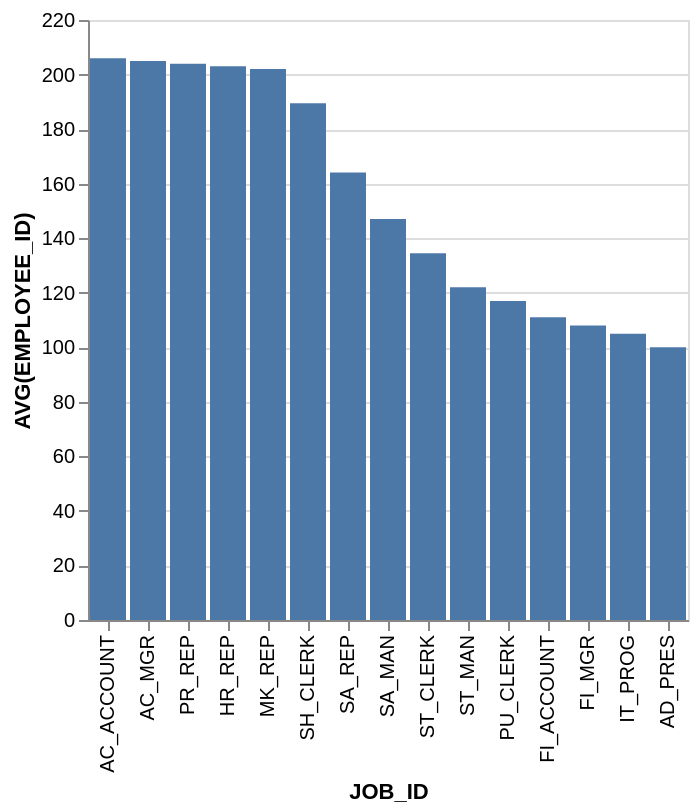

The Vega-Lite source for this figure:
### Vega-Lite specification from a JSON file in a GitHub repository (floating-point values rounded to 4 significant figures)
{"data": {"values": [{"x_data": "AC_ACCOUNT", "y_data": 206}, {"x_data": "AC_MGR", "y_data": 205}, {"x_data": "PR_REP", "y_data": 204}, {"x_data": "HR_REP", "y_data": 203}, {"x_data": "MK_REP", "y_data": 202}, {"x_data": "SH_CLERK", "y_data": 189.5}, {"x_data": "SA_REP", "y_data": 164.1}, {"x_data": "SA_MAN", "y_data": 147}, {"x_data": "ST_CLERK", "y_data": 134.5}, {"x_data": "ST_MAN", "y_data": 122}, {"x_data": "PU_CLERK", "y_data": 117}, {"x_data": "FI_ACCOUNT", "y_data": 111}, {"x_data": "FI_MGR", "y_data": 108}, {"x_data": "IT_PROG", "y_data": 105}, {"x_data": "AD_PRES", "y_data": 100}]}, "mark": "bar", "encoding": {"x": {"field": "x_data", "type": "nominal", "title": "JOB_ID", "sort": {"op": "sum", "field": "y_data", "order": "descending"}}, "y": {"field": "y_data", "type": "quantitative", "title": "AVG(EMPLOYEE_ID)"}}}
